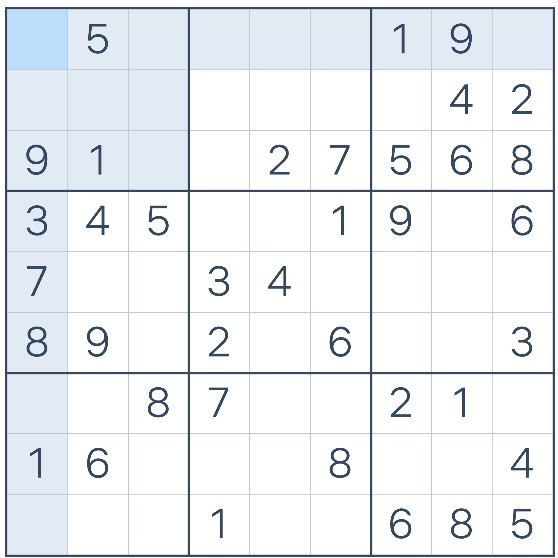
#> input picture training/cells-models/datasets/screen1_jpg.rf.L3YrjZFZIF4w1eyyaaZU.jpg, 558 x 558 px
$ python -i grid_detector.py   (imports and definitions only)
#> lines starting #> are read from the running program, lines starting #| are printed output that depends on the picture
from __future__ import annotations
import cv2
import numpy as np
import os


def _find_outer_border(gray: np.ndarray) -> tuple[int, int, int, int] | None:
    """
    Detect outer grid border using contours.

    Returns (x, y, w, h) of the bounding box, or None if not found.
    """
    # Adaptive threshold to handle lighting variations
    thresh = cv2.adaptiveThreshold(gray, 255, cv2.ADAPTIVE_THRESH_GAUSSIAN_C,
                                   cv2.THRESH_BINARY, 11, 2)
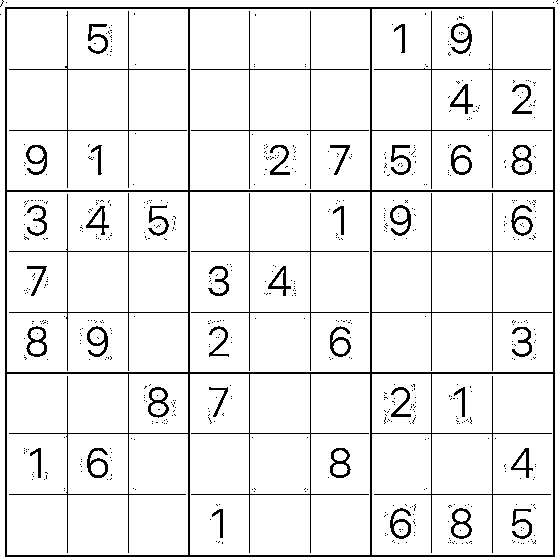
#> thresh: shape (558, 558); 92.4% white; black in thin lines or dots

    # Morphological close to connect nearby lines
    kernel = cv2.getStructuringElement(cv2.MORPH_RECT, (5, 5))
    morph = cv2.morphologyEx(thresh, cv2.MORPH_CLOSE, kernel)
#> morph: shape (558, 558); every value is 255

    # Find contours
    contours, _ = cv2.findContours(morph, cv2.RETR_EXTERNAL, cv2.CHAIN_APPROX_SIMPLE)
#> contours = [[[0, 0], [0, 557], [557, 557], [557, 0]]]

    if not contours:
        return None

    h, w = gray.shape
#> h = 558; w = 558
    image_area = h * w
#> image_area = 311364
    threshold_area = 0.3 * image_area
#> threshold_area = 93409.2

    candidates = []
    for cnt in contours:
        x, y, cw, ch = cv2.boundingRect(cnt)
        area = cw * ch

        # Must cover at least 30% of image
        if area < threshold_area:
            continue

        # Must be roughly square (sudoku grid)
        aspect_ratio = float(cw) / ch if ch > 0 else 0
        if 0.7 <= aspect_ratio <= 1.3:
            candidates.append((x, y, cw, ch, area))
#> this loop made 1 pass
#> (cnt, x, y, cw, ch, area, aspect_ratio) on pass 1: ([[0, 0], [0, 557], [557, 557], [557, 0]], 0, 0, 558, 558, 311364, 1)
#> after the loop, candidates = [(0, 0, 558, 558, 311364)]

    if not candidates:
        return None

    # Return largest candidate by area
    candidates.sort(key=lambda t: t[4], reverse=True)
    x, y, cw, ch, _ = candidates[0]
    return (x, y, cw, ch)


# [117 lines left out: functions _refine_border_with_projections, recrop_to_grid_border, detect_grid, not called in this run]

>>> import cv2
>>> picture = cv2.imread('../../training/cells-models/datasets/screen1_jpg.rf.L3YrjZFZIF4w1eyyaaZU.jpg', cv2.IMREAD_GRAYSCALE)
>>> result = _find_outer_border(picture)
#> result = (0, 0, 558, 558)

$ run again, on training/cells-models/datasets/screen2_jpg.rf.PnlvtNyBYJ8mznliVT8S.jpg
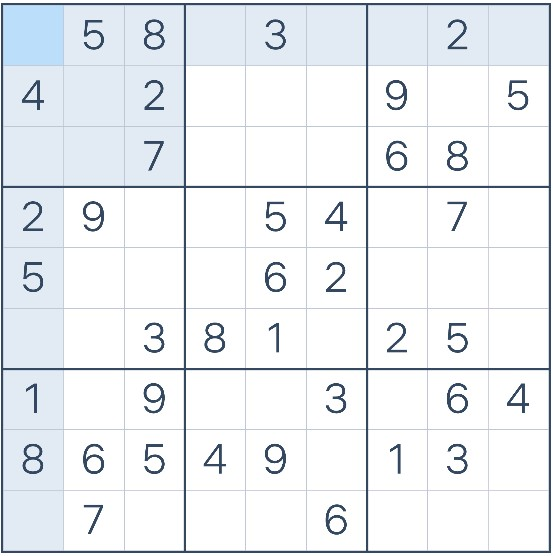
#> input picture training/cells-models/datasets/screen2_jpg.rf.PnlvtNyBYJ8mznliVT8S.jpg, 553 x 556 px
#> in _find_outer_border, `thresh = cv2.adaptiveThreshold(gray, 255, cv2.ADAPTIVE_THRESH_GAUSSIAN..`:
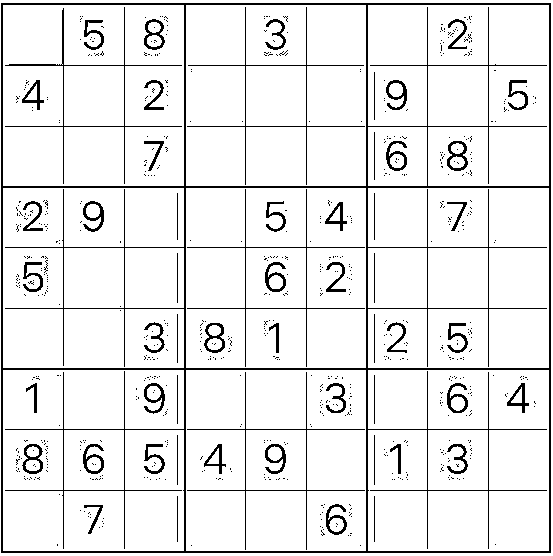
#> thresh: shape (556, 553); 91.9% white; black in thin lines or dots
#> morph: shape (556, 553); every value is 255
#> contours = [[[0, 0], [0, 555], [552, 555], [552, 0]]]
#> the loop in _find_outer_border, `for cnt in contours:` made 1 pass
#> (cnt, x, y, cw, ch, area, aspect_ratio) on pass 1: ([[0, 0], [0, 555], [552, 555], [552, 0]], 0, 0, 553, 556, 307468, 0.995)
#> after the loop in _find_outer_border, `for cnt in contours:`: candidates = [(0, 0, 553, 556, 307468)]
#> result = (0, 0, 553, 556)

$ run again, on training/cells-models/datasets/screen3_jpg.rf.4WIhr3webTxR7NfbkZb4.jpg
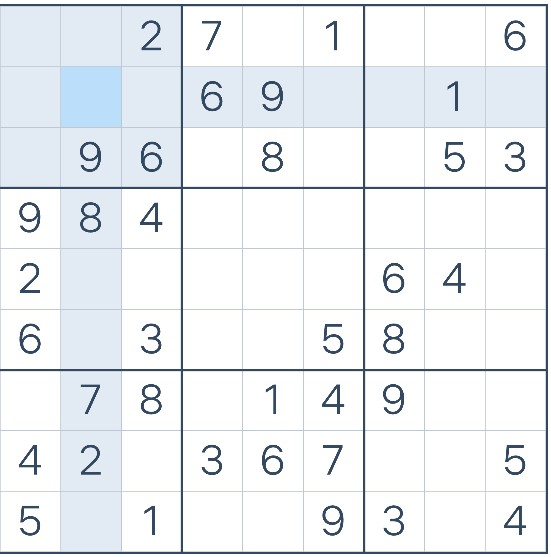
#> input picture training/cells-models/datasets/screen3_jpg.rf.4WIhr3webTxR7NfbkZb4.jpg, 551 x 557 px
#> in _find_outer_border, `thresh = cv2.adaptiveThreshold(gray, 255, cv2.ADAPTIVE_THRESH_GAUSSIAN..`:
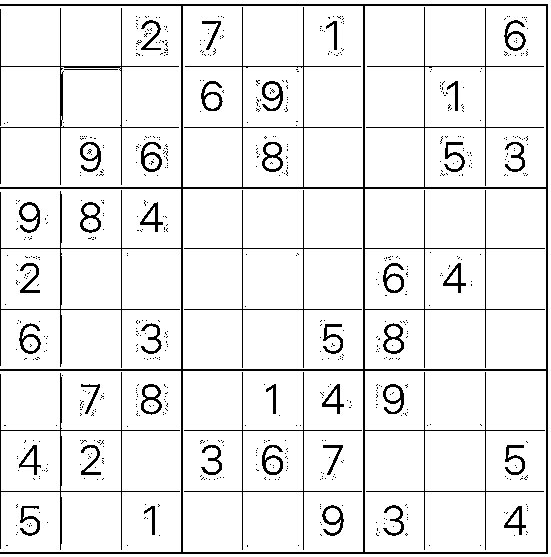
#> thresh: shape (557, 551); 92.2% white; black in thin lines or dots
#> morph: shape (557, 551); every value is 255
#> contours = [[[0, 0], [0, 556], [550, 556], [550, 0]]]
#> the loop in _find_outer_border, `for cnt in contours:` made 1 pass
#> (cnt, x, y, cw, ch, area, aspect_ratio) on pass 1: ([[0, 0], [0, 556], [550, 556], [550, 0]], 0, 0, 551, 557, 306907, 0.989)
#> after the loop in _find_outer_border, `for cnt in contours:`: candidates = [(0, 0, 551, 557, 306907)]
#> result = (0, 0, 551, 557)

$ run again, on training/cells-models/datasets/gamezone_00000_20260304_115048_png.rf.vLQ0iFEcvUtH85CHmoYe.png
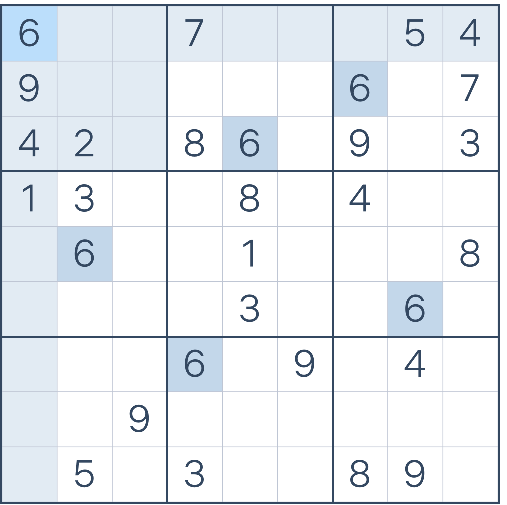
#> input picture training/cells-models/datasets/gamezone_00000_20260304_115048_png.rf.vLQ0iFEcvUtH85CHmoYe.png, 507 x 505 px
#> `picture = cv2.imread('../../training/cells-models/datasets/screen1_jpg..`:
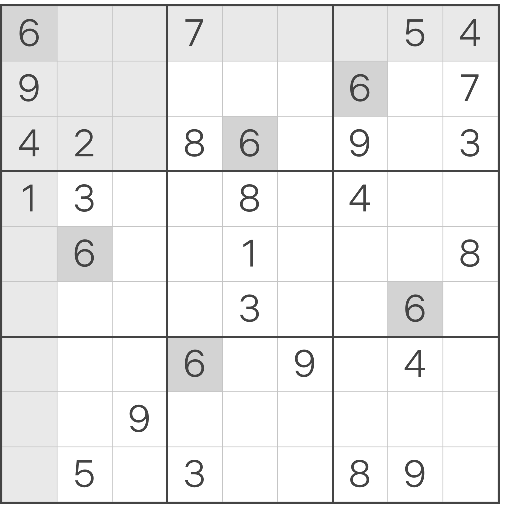
#> picture: shape (505, 507); min 68, max 255, mean 236.5
#> in _find_outer_border, `thresh = cv2.adaptiveThreshold(gray, 255, cv2.ADAPTIVE_THRESH_GAUSSIAN..`:
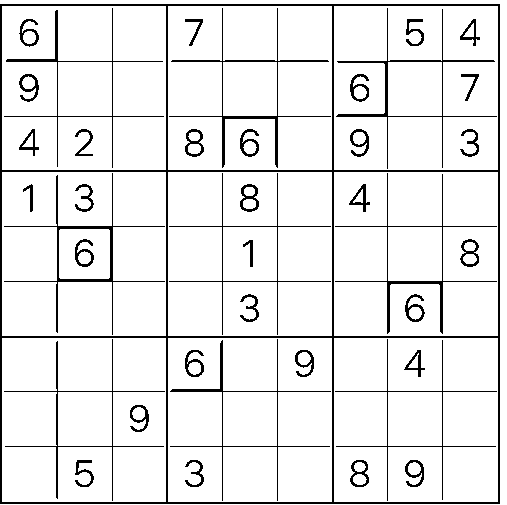
#> thresh: shape (505, 507); 91.7% white; black in thin lines or dots
#> morph: shape (505, 507); every value is 255
#> contours = [[[0, 0], [0, 504], [506, 504], [506, 0]]]
#> the loop in _find_outer_border, `for cnt in contours:` made 1 pass
#> (cnt, x, y, cw, ch, area, aspect_ratio) on pass 1: ([[0, 0], [0, 504], [506, 504], [506, 0]], 0, 0, 507, 505, 256035, 1)
#> after the loop in _find_outer_border, `for cnt in contours:`: candidates = [(0, 0, 507, 505, 256035)]
#> result = (0, 0, 507, 505)
